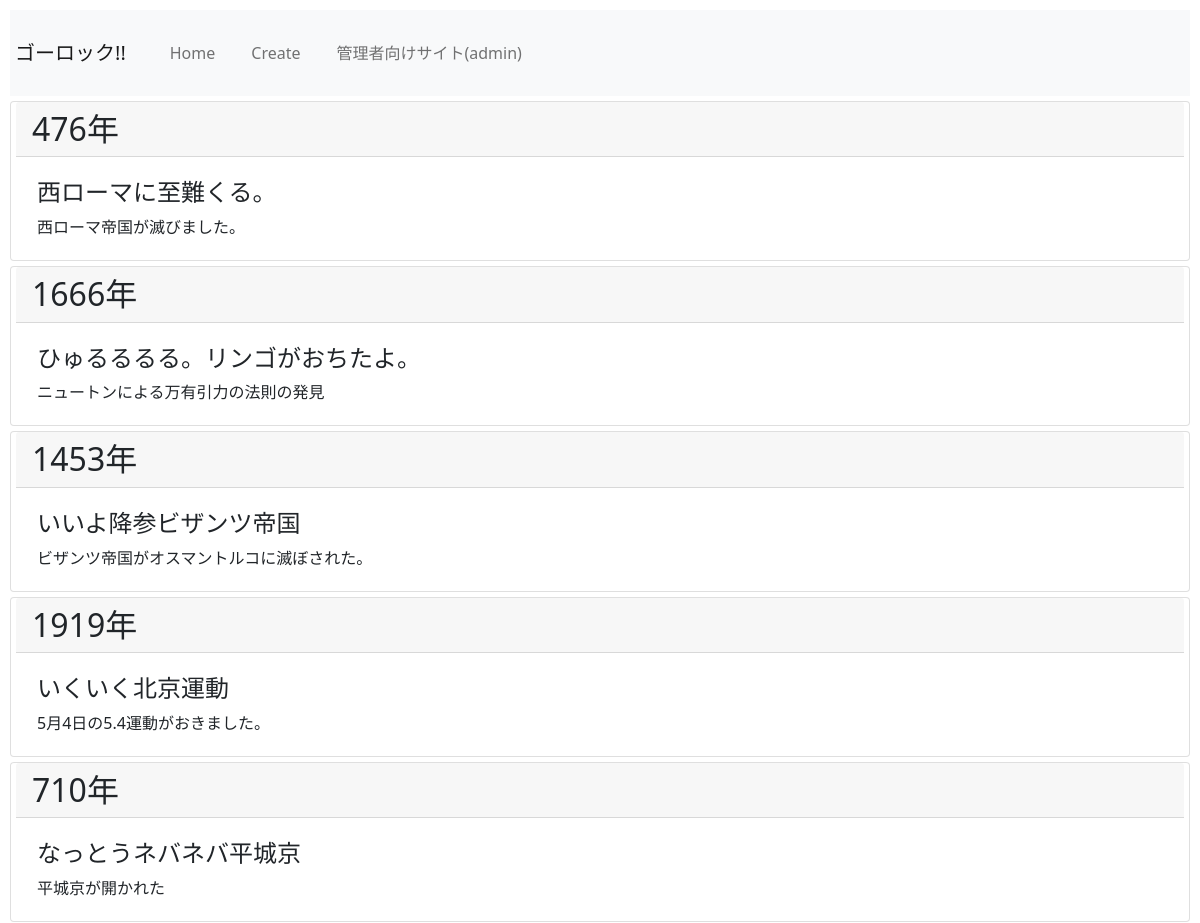
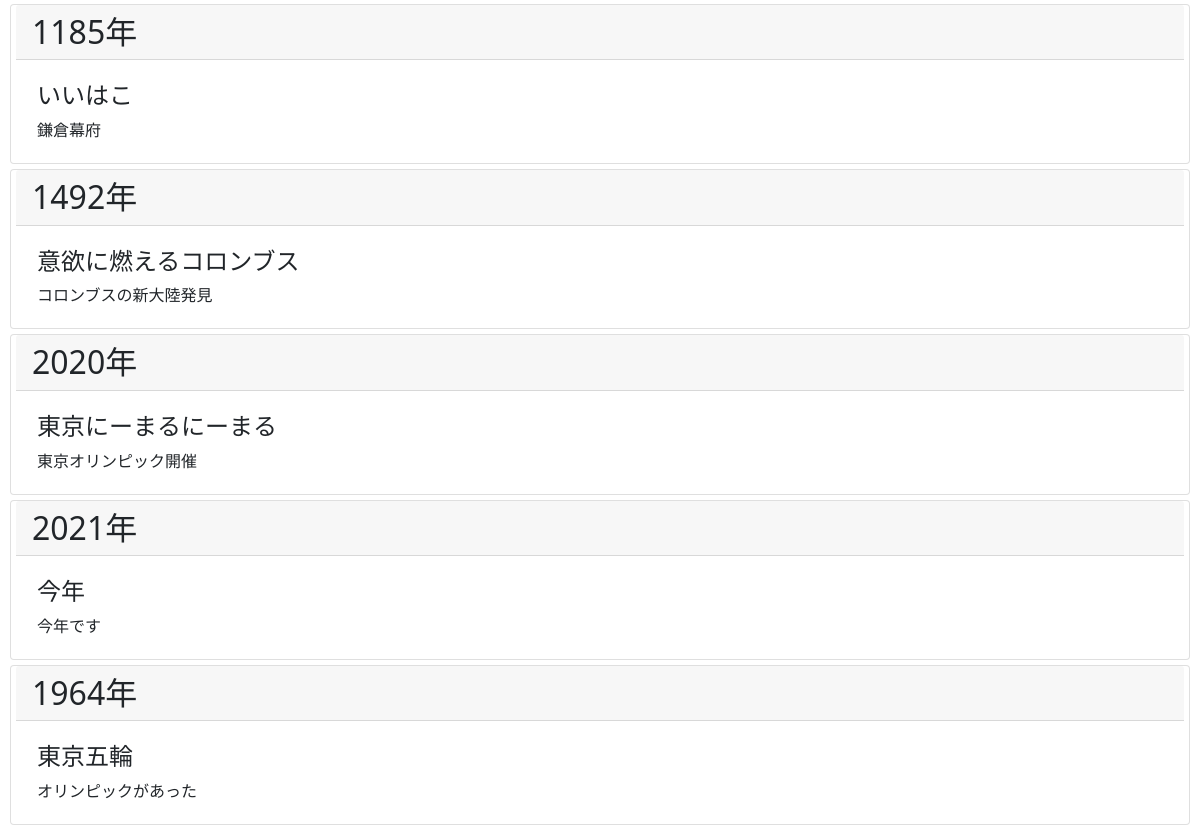
Before: /index/ with the older database file (2 pictures, top to bottom).
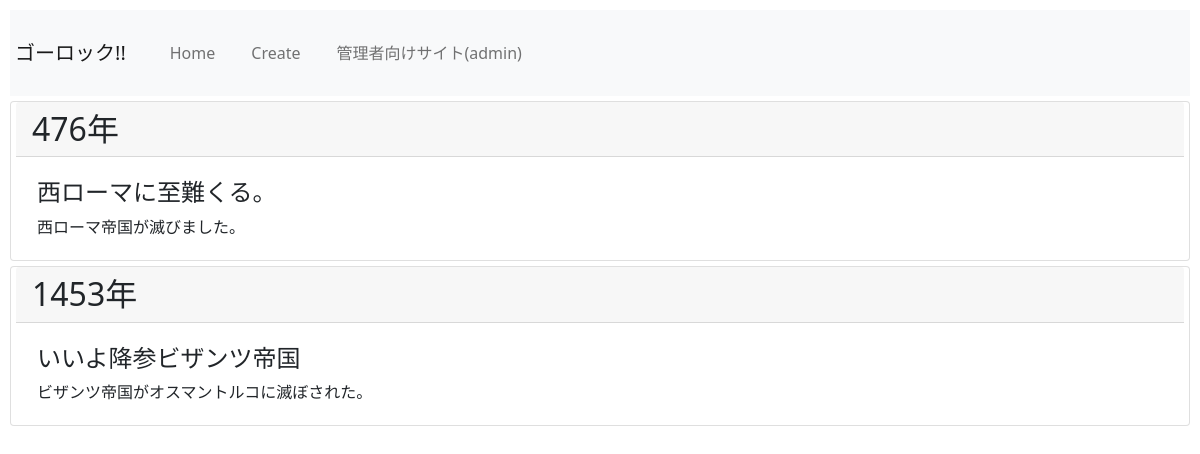
After: the same page with the newer database file.
### app/models.py (models this page shows, shortened)
class Post(models.Model):
  year = models.IntegerField(validators=[MinValueValidator(1), MaxValueValidator(2021)])
  text = models.CharField("語呂合わせ", max_length=30)
  supplement = models.CharField("補足", max_length=100)
  author = models.ForeignKey(settings.AUTH_USER_MODEL, on_delete=models.CASCADE)
  created = models.DateTimeField("作成日", default=timezone.now)

### app/views.py (the view)
# urls.py: path('index/', views.index, name='index'),
def index(request):
  data = Post.objects.all()
  params = {
    'data': data
  }
  return render(request, 'app/index.html', params)

### app/templates/app/index.html (shortened to what this page needs)
{% extends 'app/base.html' %}
{% block 'content' %}
  {% for item in data %}
  <div class="card">
    <h2 class="card-header">{{ item.year }}年</h2>
    <div class="card-body">
      <h4 class="card-title">{{ item.text }}</h4>
      <p class="card-text">{{ item.supplement }}</p>
    </div>
  </div>
  {% endfor %}
{% endblock %}

### app/templates/app/base.html (shortened to what this page needs)
{% load static %}
<!doctype html>
<html lang="ja">
  <head>
    <link href="https://cdn.jsdelivr.net/npm/bootstrap@5.0.0-beta1/dist/css/bootstrap.min.css" rel="stylesheet">
    <link rel="stylesheet" href="{% static 'app/style.css' %}">
  </head>
  <body>
    <nav class="navbar navbar-expand-lg navbar-light bg-light">
      <a class="navbar-brand" href="/">ゴーロック!!</a>
      <div class="collapse navbar-collapse" id="navbarSupportedContent">
        <ul class="navbar-nav mr-auto">
          <li class="nav-item active">
            <a class="nav-link" href="{% url 'index' %}">Home</a>
          </li>
          <li class="nav-item active">
            <a class="nav-link" href="{% url 'form' %}">Create</a>
          </li>
          <li class="nav-item active">
            <a class="nav-link" href="../admin">管理者向けサイト(admin)</a>
          </li>
        </ul>
      </div>
    </nav>
    {% block 'content' %}
    {% endblock %}
  </body>
</html>

### app/static/app/style.css (style rules this page uses)
* { margin: 5px; }

Changed rows visible on the page:
removed Post: year "1666", text "ひゅるるるる。リンゴがおちたよ。", supplement "ニュートンによる万有引力の法則の発見"
removed Post: year "1919", text "いくいく北京運動", supplement "5月4日の5.4運動がおきました。"
removed Post: year "710", text "なっとうネバネバ平城京", supplement "平城京が開かれた"
removed Post: year "1185", text "いいはこ", supplement "鎌倉幕府"
removed Post: year "1492", text "意欲に燃えるコロンブス", supplement "コロンブスの新大陸発見"
removed Post: year "2020", text "東京にーまるにーまる", supplement "東京オリンピック開催"
removed Post: year "2021", text "今年", supplement "今年です"
removed Post: year "1964", text "東京五輪", supplement "オリンピックがあった"
